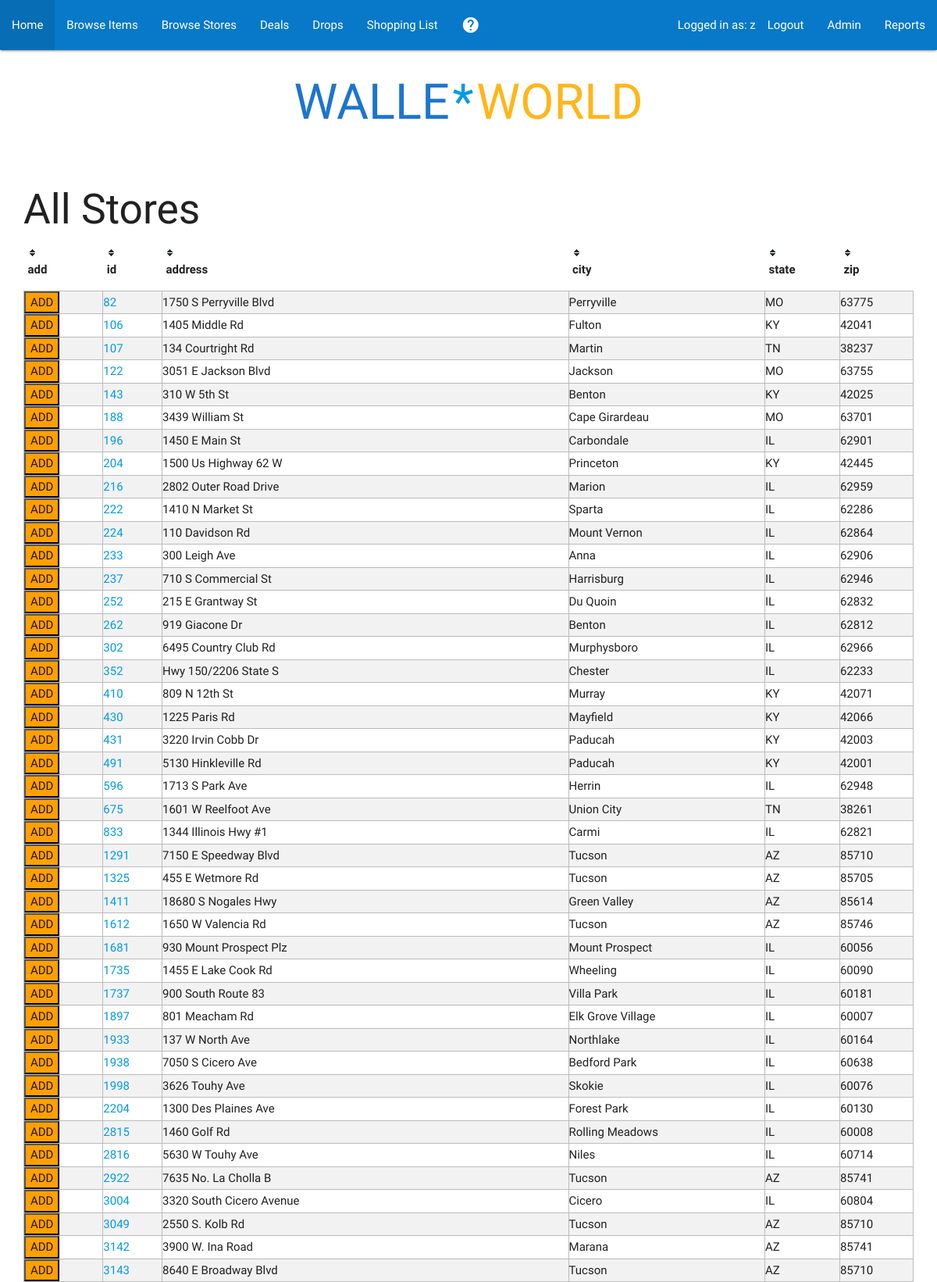
Page /browsestores (signed in, upper part) on the committed database.
### tables this page shows
CREATE TABLE stores (
  id integer primary key not null,
  street text not null,
  distance numeric not null,
  city text not null,
  state text not null,
  zip integer not null,
  coords numeric not null
);

### application.py (the view)
@app.route('/browsestores', methods=['GET'])
@login_required
def browsestores():
    db = get_db()
    stores = query_db('SELECT id, city, state, street, zip FROM stores')
    return render_template("browsestores.html", stores=stores)

### application.py (called while the page is built)
def connect_db():
    rv = sqlite3.connect(app.config['DATABASE'])
    rv.row_factory = sqlite3.Row
    return rv

def query_db(query, args=(), one=False):
    cur = get_db().execute(query, args)
    rv = cur.fetchall()
    cur.close()
    return (rv[0] if rv else None) if one else rv

def get_db():
    if not hasattr(g, 'sqlite_db'):
        g.sqlite_db = connect_db()
    return g.sqlite_db

### helpers.py (called while the page is built)
def login_required(f):
    @wraps(f)
    def decorated_function(*args, **kwargs):
        if session.get("user_id") is None:
            return redirect("/login")
        return f(*args, **kwargs)
    return decorated_function

### templates/browsestores.html (shortened to what this page needs)
{% extends "layout.html" %} {% block body %}
<h2>All Stores</h2>
<table class="striped tablesorter" id="allstores">
    <thead>
        <tr>
            <th>add</th>
            <th>id</th>
            <th>address</th>
            <th>city</th>
            <th>state</th>
            <th>zip</th>
        </tr>
    </thead>
    <tbody>
        {%for store in stores%}
        <tr>
            <td><button class="waves-effect waves-light amber darken-2 btn-small" id="{{store.id}}.add" onclick="addStore()">ADD</button></td>
            <td><a href="/store?store={{store.id}}">{{store.id}}</a></td>
            <td>{{store.street}}</td>
            <td>{{store.city}}</td>
            <td>{{store.state}}</td>
            <td>{{store.zip}}</td>
        </tr>
        {%endfor%}
    </tbody>
</table>
{% endblock %}

### templates/layout.html (shortened to what this page needs)
<!doctype html>
<link rel=stylesheet type=text/css href="{{ url_for('static', filename='style.css') }}">
<link type="text/css" rel="stylesheet" href="{{ url_for('static', filename='materialize/css/materialize.min.css') }}" media="screen,projection" />
<link type="text/css" rel="stylesheet" href="{{ url_for('static', filename='style.css') }}" />
<body>
    <div class=page>
        <nav>
            <div class="nav-wrapper">
                {% if session.username %}
                <ul id="nav-mobile" class="left hide-on-med-and-down">
                    <li><a href="/">Home</a></li>
                    <li><a href="/browseitems">Browse Items</a></li>
                    <li><a href="/browsestores">Browse Stores</a></li>
                    <li><a href="/deals">Deals</a></li>
                    <li><a href="/pricedrops">Drops</a></li>
                    <li><a href="/shoppinglist">Shopping List</a></li>
                    <li><a href="/help">  <i class="material-icons">help</i></a></li>
                </ul>
                {% endif %}
                <ul id="nav-mobile" class="right hide-on-med-and-down">
                    <li> {% if session.username %} Logged in as: {{session.username}} {% endif %}
                    </li>
                    <li><a href="{{url_for('login')}}">      {% if not session.username %}Login <li><a href="{{url_for('register')}}">Register</a></li>
                    {%else%}Logout{%endif%}</a>
                    </li>
                    {% if session.level == 2 %}
                    <li><a href="{{url_for('admin')}}">Admin</a></li>
                    <li><a href="{{url_for('reports')}}">Reports</a></li>
                    {%endif%}
                </ul>
            </div>
        </nav>
        <div class="container">
            <center>
                <a href="/">
                    <h1 class="w">WALLE</h1>
                    <h1>*</h1>
                    <h1 class="m">WORLD</h1>
                </a>
            </center>
            <br> {% block body %} {% endblock %}
        </div>
    </div>
</body>

### static/style.css (style rules this page uses)
h1.w { color: #1c75cf; display: inline-block; }
h1.m { color: #ffb619; display: inline-block; }
h1 { display: inline-block; }
td { padding: 0; border: 1px solid #bbbbbb; }
nav { background-color: #0879c9; }
.container { width: 95%; }
table.tablesorter thead tr .header { background-image: url(bg.gif); background-repeat: no-repeat; cursor: pointer; }

### rows in the picture
stores: id "82", street "1750 S Perryville Blvd", city "Perryville", state "MO", zip "63775"
stores: id "106", street "1405 Middle Rd", city "Fulton", state "KY", zip "42041"
stores: id "107", street "134 Courtright Rd", city "Martin", state "TN", zip "38237"
stores: id "122", street "3051 E Jackson Blvd", city "Jackson", state "MO", zip "63755"
stores: id "143", street "310 W 5th St", city "Benton", state "KY", zip "42025"
stores: id "188", street "3439 William St", city "Cape Girardeau", state "MO", zip "63701"
stores: id "196", street "1450 E Main St", city "Carbondale", state "IL", zip "62901"
stores: id "204", street "1500 Us Highway 62 W", city "Princeton", state "KY", zip "42445"
stores: id "216", street "2802 Outer Road Drive", city "Marion", state "IL", zip "62959"
stores: id "222", street "1410 N Market St", city "Sparta", state "IL", zip "62286"
stores: id "224", street "110 Davidson Rd", city "Mount Vernon", state "IL", zip "62864"
stores: id "233", street "300 Leigh Ave", city "Anna", state "IL", zip "62906"
stores: id "237", street "710 S Commercial St", city "Harrisburg", state "IL", zip "62946"
stores: id "252", street "215 E Grantway St", city "Du Quoin", state "IL", zip "62832"
stores: id "262", street "919 Giacone Dr", city "Benton", state "IL", zip "62812"
stores: id "302", street "6495 Country Club Rd", city "Murphysboro", state "IL", zip "62966"
stores: id "352", street "Hwy 150/2206 State S", city "Chester", state "IL", zip "62233"
stores: id "410", street "809 N 12th St", city "Murray", state "KY", zip "42071"
stores: id "430", street "1225 Paris Rd", city "Mayfield", state "KY", zip "42066"
stores: id "431", street "3220 Irvin Cobb Dr", city "Paducah", state "KY", zip "42003"
stores: id "491", street "5130 Hinkleville Rd", city "Paducah", state "KY", zip "42001"
stores: id "596", street "1713 S Park Ave", city "Herrin", state "IL", zip "62948"
stores: id "675", street "1601 W Reelfoot Ave", city "Union City", state "TN", zip "38261"
stores: id "833", street "1344 Illinois Hwy #1", city "Carmi", state "IL", zip "62821"
stores: id "1291", street "7150 E Speedway Blvd", city "Tucson", state "AZ", zip "85710"
stores: id "1325", street "455 E Wetmore Rd", city "Tucson", state "AZ", zip "85705"
stores: id "1411", street "18680 S Nogales Hwy", city "Green Valley", state "AZ", zip "85614"
stores: id "1612", street "1650 W Valencia Rd", city "Tucson", state "AZ", zip "85746"
stores: id "1681", street "930 Mount Prospect Plz", city "Mount Prospect", state "IL", zip "60056"
stores: id "1735", street "1455 E Lake Cook Rd", city "Wheeling", state "IL", zip "60090"
stores: id "1737", street "900 South Route 83", city "Villa Park", state "IL", zip "60181"
stores: id "1897", street "801 Meacham Rd", city "Elk Grove Village", state "IL", zip "60007"
stores: id "1933", street "137 W North Ave", city "Northlake", state "IL", zip "60164"
stores: id "1938", street "7050 S Cicero Ave", city "Bedford Park", state "IL", zip "60638"
stores: id "1998", street "3626 Touhy Ave", city "Skokie", state "IL", zip "60076"
stores: id "2204", street "1300 Des Plaines Ave", city "Forest Park", state "IL", zip "60130"
stores: id "2815", street "1460 Golf Rd", city "Rolling Meadows", state "IL", zip "60008"
stores: id "2816", street "5630 W Touhy Ave", city "Niles", state "IL", zip "60714"
stores: id "2922", street "7635 No. La Cholla B", city "Tucson", state "AZ", zip "85741"
stores: id "3004", street "3320 South Cicero Avenue", city "Cicero", state "IL", zip "60804"
stores: id "3049", street "2550 S. Kolb Rd", city "Tucson", state "AZ", zip "85710"
stores: id "3142", street "3900 W. Ina Road", city "Marana", state "AZ", zip "85741"
stores: id "3143", street "8640 E Broadway Blvd", city "Tucson", state "AZ", zip "85710"

### other values in the picture
{{ session.username }} "z"
